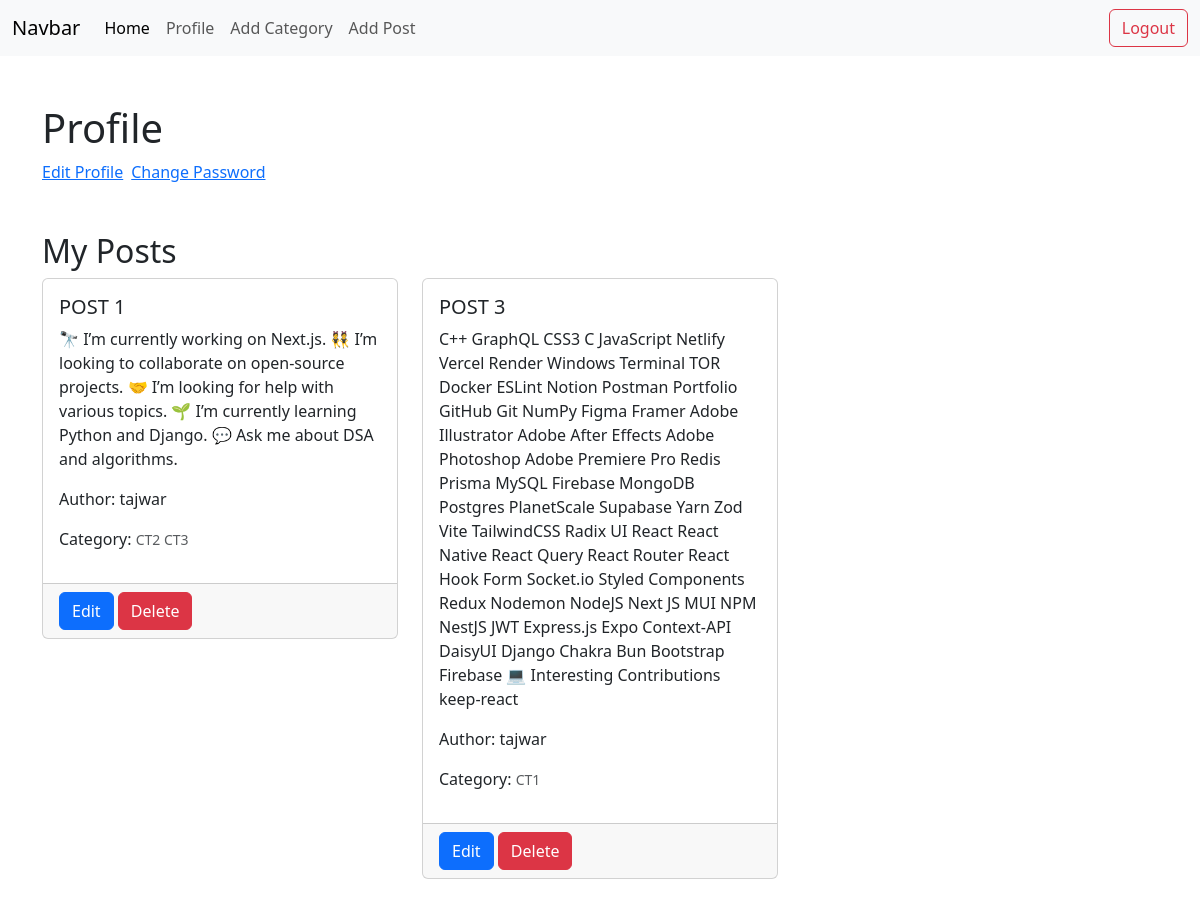
Before: /profile/ (signed in) with the older database file.
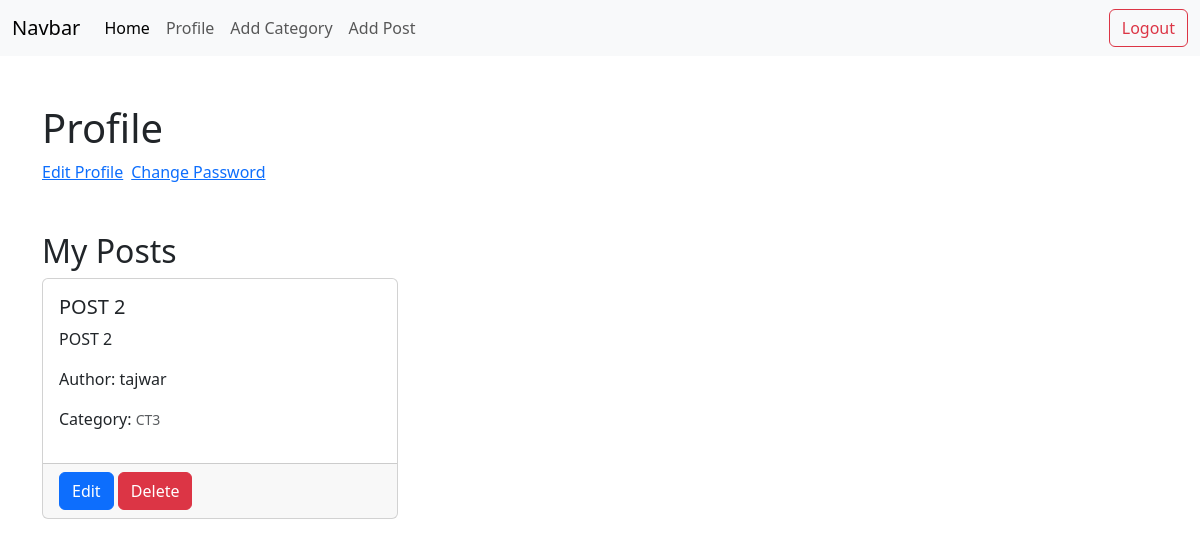
After: the same page with the newer database file.
### posts/models.py (models this page shows, shortened)
class Post(models.Model):
    title = models.CharField(max_length=100)
    content = models.TextField()
    category = models.ManyToManyField(Category)
    author = models.ForeignKey(User, on_delete=models.CASCADE)
    image = models.ImageField(upload_to="posts/media/uploads/", blank=True, null=True)

### categories/models.py (models this page shows, shortened)
class Category(models.Model):
    name = models.CharField(max_length=100)
    slug = models.SlugField(max_length=100, null=True, blank=True, unique=True)

### authentication/views.py (the view)
# urls.py: path('profile/', profile, name='profile'),
@login_required
def profile(request):
    my_posts = Post.objects.filter(author=request.user)
    return render(request, 'profile.html', {
        'my_posts': my_posts,
        'type': 'Profile'
    })

### authentication/templates/profile.html (shortened to what this page needs)
{% extends 'base.html' %}
{% load crispy_forms_tags %}
{% block content %}
    <h1>Profile</h1>
    {% if type == 'Profile' %}
        <div class="d-flex gap-2">
            <a href="{% url 'edit_profile' %}">
                Edit Profile
            </a>
            <a href="{% url 'password_reset' %}">Change Password</a>
        </div>
        <h2 class="mt-5">My Posts</h2>
        <div class="row">
            {% for post in my_posts %}
                <div class="col-md-4">
                    <div class="card mb-4">
                        <div class="card-body">
                            <h5 class="card-title">{{ post.title }}</h5>
                            <p class="card-text">{{ post.content }}</p>
                            <p class="card-text">Author: {{ post.author.username }}</p>
                            <p> Category:
                                <small class="text-muted">
                                    {% for category in post.category.all %}
                                        {{ category.name }}
                                    {% endfor %}
                                </small>
                            </p>
                        </div>
                        {% if request.user.is_authenticated and request.user == post.author %}
                            <div class="card-footer">
                                <a href="{% url 'edit_post' post.id %}" class="btn btn-primary">
                                    Edit
                                </a>
                                <a href="{% url 'delete_post' post.id %}" class="btn btn-danger">
                                    Delete
                                </a>
                            </div>
                        {% endif %}
                    </div>
                </div>
            {% endfor %}
        </div>
    {% endif %}
{% endblock %}

Changed rows visible on the page:
removed Post: title "POST 1", content "🔭 I’m currently working on Next.js. 👯 I’m looking to collaborate on open-source projects. 🤝 I’m looking for help with various topics. 🌱 I’m currently learning Python and Django. 💬 Ask me about DSA and algorithms.", author.username "tajwar", shows "Edit", Category (name "CT3")
no longer on this page (row unchanged): Category: name "CT2", shown under "POST 1"
removed Post: title "POST 3", content "C++ GraphQL CSS3 C JavaScript Netlify Vercel Render Windows Terminal TOR Docker ESLint Notion Postman Portfolio GitHub Git NumPy Figma Framer Adobe Illustrator Adobe After Effects Adobe Photoshop Adobe Premiere Pro Redis Prisma MySQL Firebase MongoDB Postgres PlanetScale Supabase Yarn Zod Vite TailwindCSS Radix UI React React Native React Query React Router React Hook Form Socket.io Styled Components Redux Nodemon NodeJS Next JS MUI NPM NestJS JWT Express.js Expo Context-API DaisyUI Django Chakra Bun Bootstrap Firebase 💻 Interesting Contributions keep-react", author.username "tajwar", shows "Edit"
no longer on this page (row unchanged): Category: name "CT1", shown under "POST 3"
added Post: title "POST 2", content "POST 2", author.username "tajwar", shows "Edit", Category (name "CT3")
